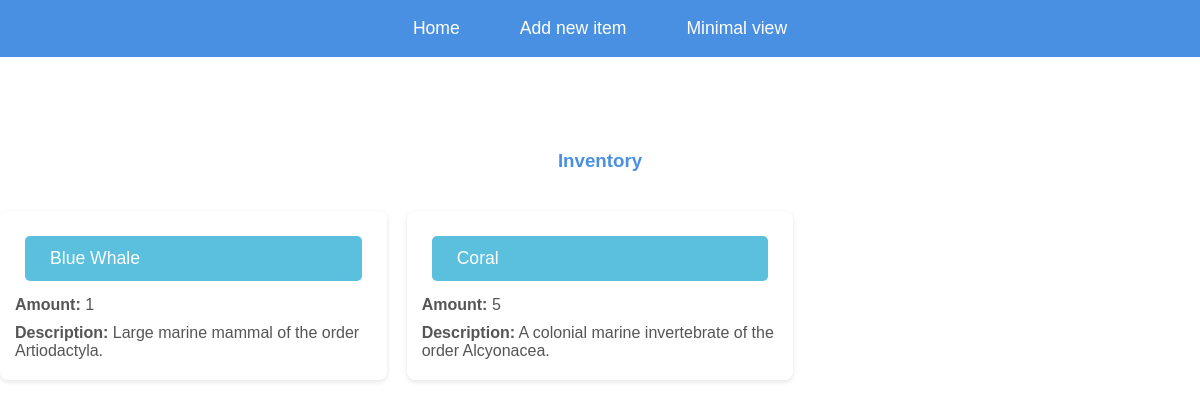
Screenshot of /maximal/ (signed in) with the database file from the repository.
### inventory/models.py (models this page shows, shortened)
class Item(models.Model):
    Item_name = models.CharField(max_length=100)
    Item_description = models.CharField(max_length=1000)
    Item_amount = models.IntegerField(default=1, validators=[MinValueValidator(0)])
    Item_lowStock = models.IntegerField(default=10, validators=[MinValueValidator(0)])
    Item_color = models.CharField(max_length=7, default="#000000")

### inventory/views.py (the view)
# urls.py: path('maximal/', views.Maximalview, name='maximal'),
@login_required
def Maximalview(request):
    user = request.user
    items_for_user = Item_User.objects.filter(user=user).select_related('item')
    Item_list = [item_user.item for item_user in items_for_user]
    Username = user.get_full_name()
    context = {
        "Item_list": Item_list,
        "Username": Username,
    }
    template = loader.get_template("inventory/maximal.html")
    return HttpResponse(template.render(context,request))

### inventory/templates/inventory/maximal.html (shortened to what this page needs)
<!DOCTYPE html>
<html lang="en">
<head>
</head>
<body>
    <div class="header">
        <a href="/home" class="button-header">Home</a>
        <a href="/inventory/add" class="button-header">Add new item</a>
        <a href="/inventory" class="button-header">Minimal view</a>
    </div>
    <div class="content">
        <h3>Inventory</h3>
        {% if Item_list %}
            <div class="button-container">
                {% for item in Item_list %}
                    <ul>
                        <li>
                            <a href="/inventory/{{ item.id }}/" class="button">{{ item.Item_name }}</a>
                            <p><b>Amount:</b> {{ item.Item_amount }}</p>
                            <p><b>Description:</b> {{ item.Item_description }}</p>
                        </li>
                    </ul>
                {% endfor %}
            </div>
        {% else %}
            <p>No items are available.</p>
        {% endif %}
    </div>
</body>
</html>

### inventory/templates/inventory/maximal.html (style rules this page uses)
body { font-family: Arial, sans-serif; background-color: #ffffff; color: #333; margin: 0; padding: 0; display: flex; flex-direction: column; align-items: center; height: 100vh; overflow-x: hidden; }
h3 { color: #4a90e2; margin-top: 80px; }
.header { position: fixed; top: 0; left: 0; right: 0; background-color: #4a90e2; display: flex; justify-content: center; padding: 10px 0; z-index: 10; }
.button-header { margin: 0 15px; padding: 8px 15px; color: white; text-decoration: none; font-size: 1.1em; transition: color 0.3s ease; }
.content { display: flex; flex-direction: column; justify-content: center; align-items: center; width: 100%; margin-top: 70px; }
.button-container { display: grid; grid-template-columns: repeat(auto-fill, minmax(300px, 1fr)); gap: 20px; width: 100%; max-width: 1200px; padding: 10px; }
.button { margin: 10px; padding: 12px 25px; background-color: #5bc0de; color: white; text-decoration: none; border-radius: 5px; font-size: 1.1em; transition: background-color 0.3s ease; }
p { font-size: 1.2em; color: #555; }
ul { list-style-type: none; padding: 0; margin: 10px 0; width: 100%; }
li { margin-bottom: 20px; text-align: left; background-color: #ffffff; padding: 15px; border-radius: 8px; box-shadow: 0 2px 5px rgba(0, 0, 0, 0.1); box-sizing: border-box; display: flex; flex-direction: column; justify-content: space-between; }
li a { display: block; margin-bottom: 10px; font-size: 1.2em; color: #4a90e2; text-decoration: none; }
li p { font-size: 1em; color: #555; margin: 5px 0; }

### rows the page displays
Item: Item_name "Blue Whale", Item_amount "1", Item_description "Large marine mammal of the order Artiodactyla."
Item: Item_name "Coral", Item_amount "5", Item_description "A colonial marine invertebrate of the order Alcyonacea."
